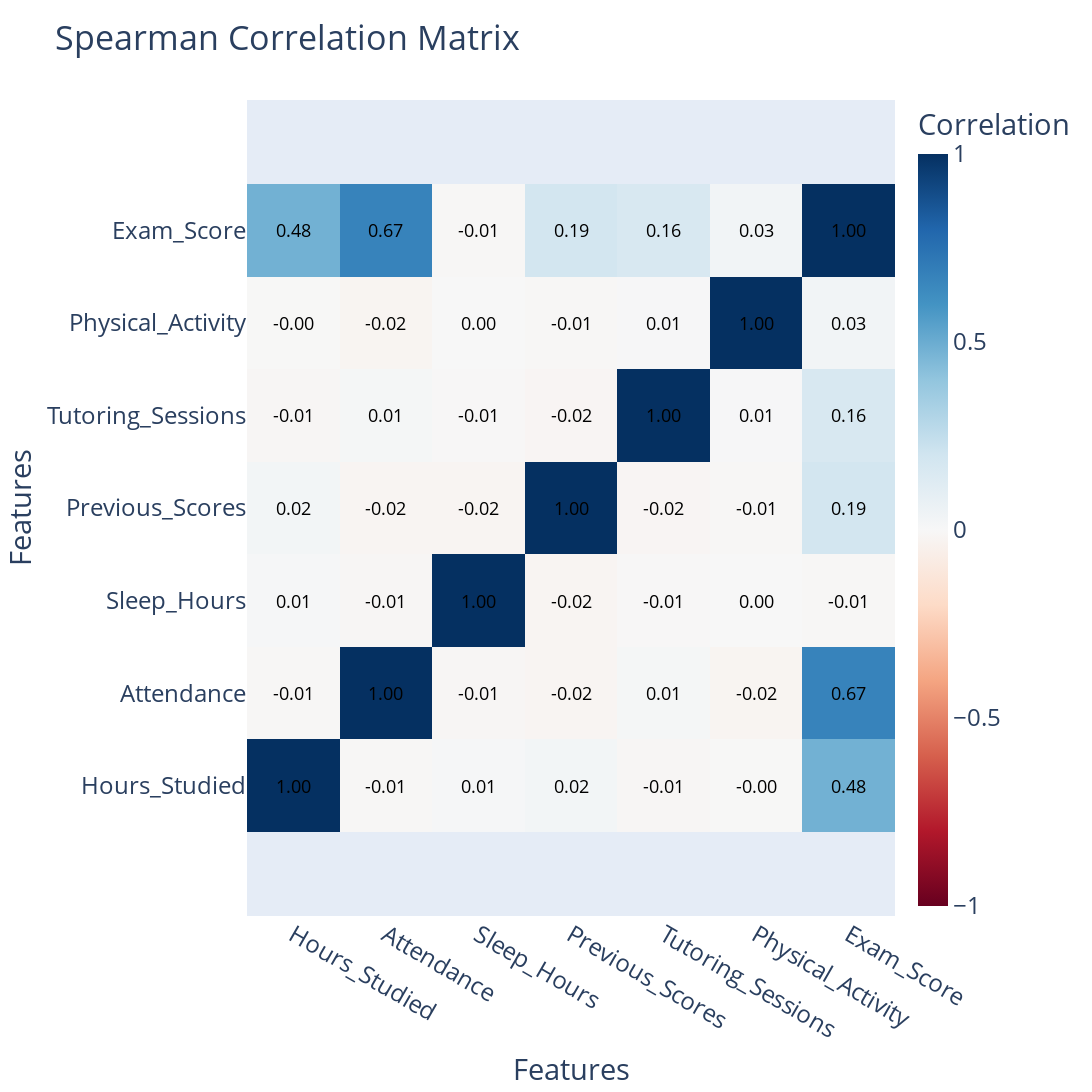

Write notebook code for a chart like this one.
### Code cell
# Identify columns
numerical_cols = df.select_dtypes(include=['int64', 'float64']).columns
categorical_cols = df.select_dtypes(include=['object', 'bool']).columns

# Encode categorical columns
df_encoded = df.copy()
df_encoded = df[numerical_cols]
# encoder = OrdinalEncoder()
# df_encoded[categorical_cols] = encoder.fit_transform(df_encoded[categorical_cols])

# Normalize numeric columns
# scaler = StandardScaler()
# df_encoded[numerical_cols] = scaler.fit_transform(df_encoded[numerical_cols])
# df_encoded = df

# Compute correlation matrices
# pearson_corr = df_encoded.corr(method='pearson')
spearman_corr = df_encoded.corr(method='spearman')

# Function to plot correlation matrix
def plot_correlation_matrix(corr_matrix, title):
    fig = go.Figure(data=go.Heatmap(
        z=corr_matrix.values,
        x=corr_matrix.columns,
        y=corr_matrix.index,
        colorscale='RdBu',
        zmin=-1,
        zmax=1,
        colorbar=dict(title="Correlation")
    ))

    for i in range(len(corr_matrix)):
        for j in range(len(corr_matrix.columns)):
            fig.add_annotation(
                x=corr_matrix.columns[j],
                y=corr_matrix.index[i],
                text=f"{corr_matrix.iloc[i, j]:.2f}",
                showarrow=False,
                font=dict(size=18, color="black")  # Bigger font size
            )

    fig.update_layout(
        title=title,
        xaxis_title="Features",
        yaxis_title="Features",
        xaxis_showgrid=False,
        yaxis_showgrid=False,
        xaxis=dict(scaleanchor='y', ticks=''),  # Square aspect
        yaxis=dict(ticks=''),
        margin=dict(l=80, r=80, t=100, b=80),
        width=1200,
        height=1200,
        font=dict(size=24)  # Larger overall font
    )

    fig.show()

# Plot both matrices
# plot_correlation_matrix(pearson_corr, "Pearson Correlation Matrix")
plot_correlation_matrix(spearman_corr, "Spearman Correlation Matrix")

### Figure 1 — Plotly figure (JSON) as saved in the notebook; plotly's stock layout.template omitted (floating-point values rounded to 4 significant figures)
{"data": [{"colorbar": {"title": {"text": "Correlation"}}, "colorscale": [[0, "rgb(103,0,31)"], [0.1, "rgb(178,24,43)"], [0.2, "rgb(214,96,77)"], [0.3, "rgb(244,165,130)"], [0.4, "rgb(253,219,199)"], [0.5, "rgb(247,247,247)"], [0.6, "rgb(209,229,240)"], [0.7, "rgb(146,197,222)"], [0.8, "rgb(67,147,195)"], [0.9, "rgb(33,102,172)"], [1, "rgb(5,48,97)"]], "type": "heatmap", "x": ["Hours_Studied", "Attendance", "Sleep_Hours", "Previous_Scores", "Tutoring_Sessions", "Physical_Activity", "Exam_Score"], "y": ["Hours_Studied", "Attendance", "Sleep_Hours", "Previous_Scores", "Tutoring_Sessions", "Physical_Activity", "Exam_Score"], "z": [[1, -0.009814, 0.01119, 0.02411, -0.01292, -0.002647, 0.481], [-0.009814, 1, -0.01264, -0.02006, 0.01477, -0.02418, 0.6724], [0.01119, -0.01264, 1, -0.02229, -0.006139, 0.0008706, -0.007629], [0.02411, -0.02006, -0.02229, 1, -0.01819, -0.008226, 0.1919], [-0.01292, 0.01477, -0.006139, -0.01819, 1, 0.007509, 0.1639], [-0.002647, -0.02418, 0.0008706, -0.008226, 0.007509, 1, 0.02915], [0.481, 0.6724, -0.007629, 0.1919, 0.1639, 0.02915, 1]], "zmax": 1, "zmin": -1}], "layout": {"annotations": [{"font": {"color": "black", "size": 18}, "showarrow": false, "text": "1.00", "x": "Hours_Studied", "y": "Hours_Studied"}, {"font": {"color": "black", "size": 18}, "showarrow": false, "text": "-0.01", "x": "Attendance", "y": "Hours_Studied"}, {"font": {"color": "black", "size": 18}, "showarrow": false, "text": "0.01", "x": "Sleep_Hours", "y": "Hours_Studied"}, {"font": {"color": "black", "size": 18}, "showarrow": false, "text": "0.02", "x": "Previous_Scores", "y": "Hours_Studied"}, {"font": {"color": "black", "size": 18}, "showarrow": false, "text": "-0.01", "x": "Tutoring_Sessions", "y": "Hours_Studied"}, {"font": {"color": "black", "size": 18}, "showarrow": false, "text": "-0.00", "x": "Physical_Activity", "y": "Hours_Studied"}, {"font": {"color": "black", "size": 18}, "showarrow": false, "text": "0.48", "x": "Exam_Score", "y": "Hours_Studied"}, {"font": {"color": "black", "size": 18}, "showarrow": false, "text": "-0.01", "x": "Hours_Studied", "y": "Attendance"}, {"font": {"color": "black", "size": 18}, "showarrow": false, "text": "1.00", "x": "Attendance", "y": "Attendance"}, {"font": {"color": "black", "size": 18}, "showarrow": false, "text": "-0.01", "x": "Sleep_Hours", "y": "Attendance"}, {"font": {"color": "black", "size": 18}, "showarrow": false, "text": "-0.02", "x": "Previous_Scores", "y": "Attendance"}, {"font": {"color": "black", "size": 18}, "showarrow": false, "text": "0.01", "x": "Tutoring_Sessions", "y": "Attendance"}, {"font": {"color": "black", "size": 18}, "showarrow": false, "text": "-0.02", "x": "Physical_Activity", "y": "Attendance"}, {"font": {"color": "black", "size": 18}, "showarrow": false, "text": "0.67", "x": "Exam_Score", "y": "Attendance"}, {"font": {"color": "black", "size": 18}, "showarrow": false, "text": "0.01", "x": "Hours_Studied", "y": "Sleep_Hours"}, {"font": {"color": "black", "size": 18}, "showarrow": false, "text": "-0.01", "x": "Attendance", "y": "Sleep_Hours"}, {"font": {"color": "black", "size": 18}, "showarrow": false, "text": "1.00", "x": "Sleep_Hours", "y": "Sleep_Hours"}, {"font": {"color": "black", "size": 18}, "showarrow": false, "text": "-0.02", "x": "Previous_Scores", "y": "Sleep_Hours"}, {"font": {"color": "black", "size": 18}, "showarrow": false, "text": "-0.01", "x": "Tutoring_Sessions", "y": "Sleep_Hours"}, {"font": {"color": "black", "size": 18}, "showarrow": false, "text": "0.00", "x": "Physical_Activity", "y": "Sleep_Hours"}, {"font": {"color": "black", "size": 18}, "showarrow": false, "text": "-0.01", "x": "Exam_Score", "y": "Sleep_Hours"}, {"font": {"color": "black", "size": 18}, "showarrow": false, "text": "0.02", "x": "Hours_Studied", "y": "Previous_Scores"}, {"font": {"color": "black", "size": 18}, "showarrow": false, "text": "-0.02", "x": "Attendance", "y": "Previous_Scores"}, {"font": {"color": "black", "size": 18}, "showarrow": false, "text": "-0.02", "x": "Sleep_Hours", "y": "Previous_Scores"}, {"font": {"color": "black", "size": 18}, "showarrow": false, "text": "1.00", "x": "Previous_Scores", "y": "Previous_Scores"}, {"font": {"color": "black", "size": 18}, "showarrow": false, "text": "-0.02", "x": "Tutoring_Sessions", "y": "Previous_Scores"}, {"font": {"color": "black", "size": 18}, "showarrow": false, "text": "-0.01", "x": "Physical_Activity", "y": "Previous_Scores"}, {"font": {"color": "black", "size": 18}, "showarrow": false, "text": "0.19", "x": "Exam_Score", "y": "Previous_Scores"}, {"font": {"color": "black", "size": 18}, "showarrow": false, "text": "-0.01", "x": "Hours_Studied", "y": "Tutoring_Sessions"}, {"font": {"color": "black", "size": 18}, "showarrow": false, "text": "0.01", "x": "Attendance", "y": "Tutoring_Sessions"}, {"font": {"color": "black", "size": 18}, "showarrow": false, "text": "-0.01", "x": "Sleep_Hours", "y": "Tutoring_Sessions"}, {"font": {"color": "black", "size": 18}, "showarrow": false, "text": "-0.02", "x": "Previous_Scores", "y": "Tutoring_Sessions"}, {"font": {"color": "black", "size": 18}, "showarrow": false, "text": "1.00", "x": "Tutoring_Sessions", "y": "Tutoring_Sessions"}, {"font": {"color": "black", "size": 18}, "showarrow": false, "text": "0.01", "x": "Physical_Activity", "y": "Tutoring_Sessions"}, {"font": {"color": "black", "size": 18}, "showarrow": false, "text": "0.16", "x": "Exam_Score", "y": "Tutoring_Sessions"}, {"font": {"color": "black", "size": 18}, "showarrow": false, "text": "-0.00", "x": "Hours_Studied", "y": "Physical_Activity"}, {"font": {"color": "black", "size": 18}, "showarrow": false, "text": "-0.02", "x": "Attendance", "y": "Physical_Activity"}, {"font": {"color": "black", "size": 18}, "showarrow": false, "text": "0.00", "x": "Sleep_Hours", "y": "Physical_Activity"}, {"font": {"color": "black", "size": 18}, "showarrow": false, "text": "-0.01", "x": "Previous_Scores", "y": "Physical_Activity"}, {"font": {"color": "black", "size": 18}, "showarrow": false, "text": "0.01", "x": "Tutoring_Sessions", "y": "Physical_Activity"}, {"font": {"color": "black", "size": 18}, "showarrow": false, "text": "1.00", "x": "Physical_Activity", "y": "Physical_Activity"}, {"font": {"color": "black", "size": 18}, "showarrow": false, "text": "0.03", "x": "Exam_Score", "y": "Physical_Activity"}, {"font": {"color": "black", "size": 18}, "showarrow": false, "text": "0.48", "x": "Hours_Studied", "y": "Exam_Score"}, {"font": {"color": "black", "size": 18}, "showarrow": false, "text": "0.67", "x": "Attendance", "y": "Exam_Score"}, {"font": {"color": "black", "size": 18}, "showarrow": false, "text": "-0.01", "x": "Sleep_Hours", "y": "Exam_Score"}, {"font": {"color": "black", "size": 18}, "showarrow": false, "text": "0.19", "x": "Previous_Scores", "y": "Exam_Score"}, {"font": {"color": "black", "size": 18}, "showarrow": false, "text": "0.16", "x": "Tutoring_Sessions", "y": "Exam_Score"}, {"font": {"color": "black", "size": 18}, "showarrow": false, "text": "0.03", "x": "Physical_Activity", "y": "Exam_Score"}, {"font": {"color": "black", "size": 18}, "showarrow": false, "text": "1.00", "x": "Exam_Score", "y": "Exam_Score"}], "font": {"size": 24}, "height": 1200, "margin": {"b": 80, "l": 80, "r": 80, "t": 100}, "title": {"text": "Spearman Correlation Matrix"}, "width": 1200, "xaxis": {"scaleanchor": "y", "showgrid": false, "ticks": "", "title": {"text": "Features"}}, "yaxis": {"showgrid": false, "ticks": "", "title": {"text": "Features"}}}}
